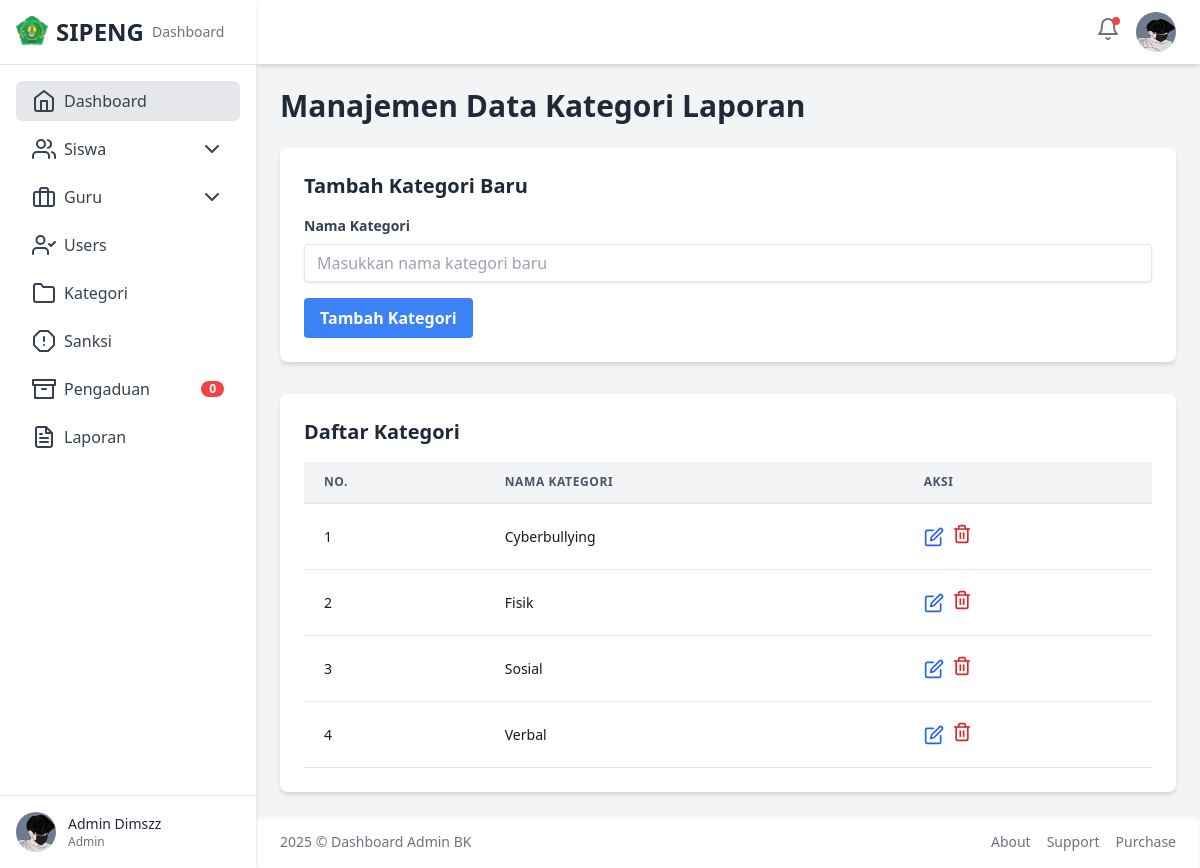
/views/admin/Data_Kategori.php (signed in), run on the app's committed database.
### tables this page shows
CREATE TABLE IF NOT EXISTS `kategori_laporan` (
  `id` int NOT NULL AUTO_INCREMENT,
  `nama_kategori` varchar(100) NOT NULL,
  PRIMARY KEY (`id`),
  UNIQUE KEY `nama_kategori` (`nama_kategori`)
);

### controllers/KategoriController.php (called while the page is built, shortened)
<?php
$error_message = '';
$kategori_data = [];
if (empty($error_message) && isset($conn)) {
    $sql_fetch_kategori = "SELECT id, nama_kategori FROM kategori_laporan ORDER BY nama_kategori ASC";
    $result_fetch_kategori = mysqli_query($conn, $sql_fetch_kategori);
    if ($result_fetch_kategori) {
        while ($row = mysqli_fetch_assoc($result_fetch_kategori)) {
            $kategori_data[] = $row;
        }
    } else {
        $error_message = 'Gagal mengambil data kategori: ' . mysqli_error($conn);
    }
}

### views/admin/Data_Kategori.php (the view, shortened to what this page needs)
<?php
include 'header.php';
include '../../controllers/KategoriController.php';
?>
<main class="flex-1 p-6 overflow-y-auto">
    <h2 class="text-3xl font-bold text-gray-800 dark:text-white mb-6">
        Manajemen Data Kategori Laporan
    </h2>
    <div class="bg-white dark:bg-gray-800 p-6 rounded-lg shadow-md mb-8">
        <h3 class="text-xl font-semibold text-gray-800 dark:text-white mb-4">Tambah Kategori Baru</h3>
        <form action="" method="POST">
            <div class="mb-4">
                <label for="add_nama_kategori" class="block text-gray-700 dark:text-gray-300 text-sm font-bold mb-2">
                    Nama Kategori
                </label>
                <input type="text" id="add_nama_kategori" name="nama_kategori"
                    class="shadow appearance-none border rounded w-full py-2 px-3 text-gray-700 leading-tight focus:outline-none focus:shadow-outline dark:bg-gray-700 dark:text-white dark:border-gray-600"
                    placeholder="Masukkan nama kategori baru" required>
            </div>
            <button type="submit"
                class="bg-blue-500 hover:bg-blue-700 text-white font-bold py-2 px-4 rounded focus:outline-none focus:shadow-outline">
                Tambah Kategori
            </button>
        </form>
    </div>
    <div class="bg-white dark:bg-gray-800 p-6 rounded-lg shadow-md">
        <h3 class="text-xl font-semibold text-gray-800 dark:text-white mb-4">Daftar Kategori</h3>
        <div class="overflow-x-auto">
            <table class="min-w-full leading-normal">
                <thead>
                    <tr>
                        <th
                            class="px-5 py-3 border-b-2 border-gray-200 dark:border-gray-700 bg-gray-100 dark:bg-gray-700 text-left text-xs font-semibold text-gray-600 dark:text-gray-300 uppercase tracking-wider">
                            No.
                        </th>
                        <th
                            class="px-5 py-3 border-b-2 border-gray-200 dark:border-gray-700 bg-gray-100 dark:bg-gray-700 text-left text-xs font-semibold text-gray-600 dark:text-gray-300 uppercase tracking-wider">
                            Nama Kategori
                        </th>
                        <th
                            class="px-5 py-3 border-b-2 border-gray-200 dark:border-gray-700 bg-gray-100 dark:bg-gray-700 text-left text-xs font-semibold text-gray-600 dark:text-gray-300 uppercase tracking-wider">
                            Aksi
                        </th>
                    </tr>
                </thead>
                <tbody>
                    <?php if (empty($kategori_data)): ?>
                    <tr>
                        <td colspan="3"
                            class="px-5 py-5 border-b border-gray-200 dark:border-gray-700 bg-white dark:bg-gray-800 text-sm text-gray-900 dark:text-gray-200 text-center">
                            Tidak ada data kategori.
                        </td>
                    </tr>
                    <?php else: ?>
                    <?php $no = 1;
                        ?>
                    <?php foreach ($kategori_data as $kategori): ?>
                    <tr>
                        <td
                            class="px-5 py-5 border-b border-gray-200 dark:border-gray-700 bg-white dark:bg-gray-800 text-sm text-gray-900 dark:text-gray-200">
                            <?= $no++; ?>
                        </td>
                        <td
                            class="px-5 py-5 border-b border-gray-200 dark:border-gray-700 bg-white dark:bg-gray-800 text-sm text-gray-900 dark:text-gray-200">
                            <?= htmlspecialchars($kategori['nama_kategori']) ?>
                        </td>
                        <td
                            class="px-5 py-5 border-b border-gray-200 dark:border-gray-700 bg-white dark:bg-gray-800 text-sm">
                            <div class="flex items-center space-x-2">
                                <button
                                    class="text-blue-600 hover:text-blue-900 dark:text-blue-400 dark:hover:text-blue-200 edit-btn"
                                    data-id="<?= htmlspecialchars($kategori['id']) ?>"
                                    data-nama="<?= htmlspecialchars($kategori['nama_kategori']) ?>">
                                    <i data-feather="edit" class="w-5 h-5"></i>
                                </button>
                                <form action="" method="POST"
                                    onsubmit="return confirm('Apakah Anda yakin ingin menghapus kategori ini? Data yang terkait mungkin juga akan terpengaruh.');">
                                    <button type="submit"
                                        class="text-red-600 hover:text-red-900 dark:text-red-400 dark:hover:text-red-200">
                                        <i data-feather="trash-2" class="w-5 h-5"></i>
                                    </button>
                                </form>
                            </div>
                        </td>
                    </tr>
                    <?php endforeach; ?>
                    <?php endif; ?>
                </tbody>
            </table>
        </div>
    </div>
</main>
<?php include 'footer.php'; ?>

### data on the page
kategori_laporan: nama_kategori "Cyberbullying"
kategori_laporan: nama_kategori "Fisik"
kategori_laporan: nama_kategori "Sosial"
kategori_laporan: nama_kategori "Verbal"

### other printed values
$latest_reports_count "0"
$user_nama "Admin Dimszz"
$user_role "Admin"
